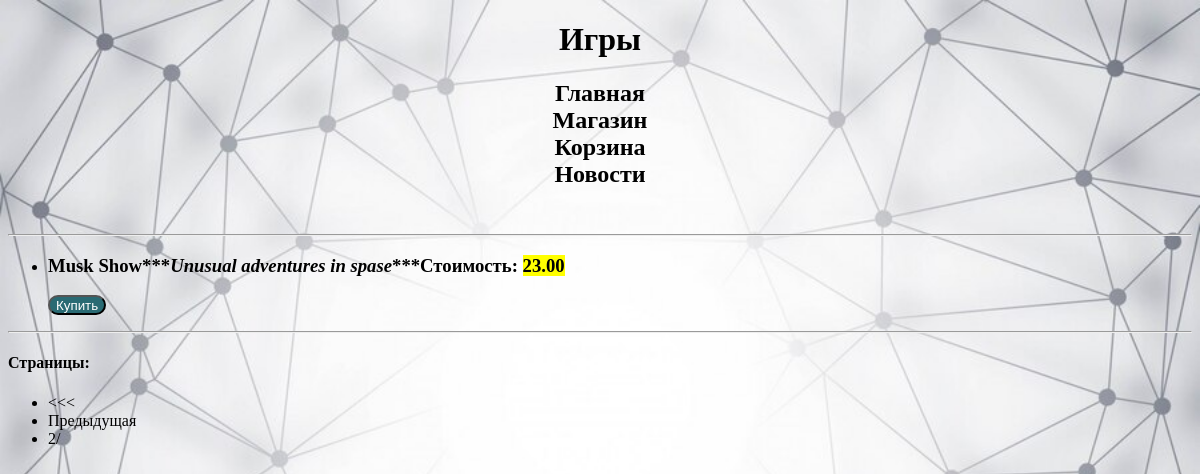
The page /platform/games/?page=2 on the database its author committed.
### task1/models.py (models this page shows, shortened)
class Game(models.Model):
    title = models.CharField(max_length=200)
    cost = models.DecimalField(decimal_places=2, max_digits=4)
    size = models.DecimalField(decimal_places=3, max_digits=5)
    description = models.TextField()
    age_limited = models.BooleanField(default=False, help_text='Age = 18+')
    buyer = models.ManyToManyField(Buyer)

### task1/views.py (the view)
# urls.py: path('platform/games/', games_func),
def games_func(request):
    title = 'Игры'
    text = 'Игры'
    games = Game.objects.all()
    paginator = Paginator(games, 3)
    page_number = request.GET.get('page')
    page_object = paginator.get_page(page_number)
    context = {
        'title': title,
        'text': text,
        'page_object': page_object,
    }
    return render(request, 'first_task/games.html', context)

### templates/first_task/games.html (shortened to what this page needs)
{% extends 'first_task/menu.html' %}
{% block pagename %}
{{ block.super }}
{% endblock %}
{% block menu %}
{{ block.super }}
{% endblock %}
{% block main %}
{% block content %}
        <br>
        <hr>
        <ul>
                {% for game in page_object %}
                <li><h3>{{game.title}}***<i>{{game.description}}</i>***Стоимость: <mark>{{game.cost}}</mark></h3>
                        <button>Купить</button></li>
                {% endfor %}
        </ul>
        <hr>
        <div class="pagination">
                <h4>Страницы:</h4>
                <ul>
                        {% if page_object.has_previous %}
                                <li><a href="?page=1"><<<</a></li>
                                <li><a href="?page={{ page_object.previous_page_number }}">Предыдущая</a></li>
                        {% endif %}
                        <li>{{ page_object.number }}/{{ paginator.num_pages }}</li>
                 </ul>
        </div>
{% endblock %}
{% endblock %}

### static/style_2.css (style rules this page uses)
body { background-image: url('4.jpg'); background-repeat: no-repeat; background-size: cover; }
button { border-radius: 10px; color: white; transition: .2s linear; background: #296a73; height: 20px; cursor: pointer; }
a { color: inherit; text-decoration: none; }

### rows shown on the page
Game: title "Musk Show", description "Unusual adventures in spase", cost "23.00"

### other values the page prints
{{ text }} "Игры"
{{ page_object.number }} "2"
